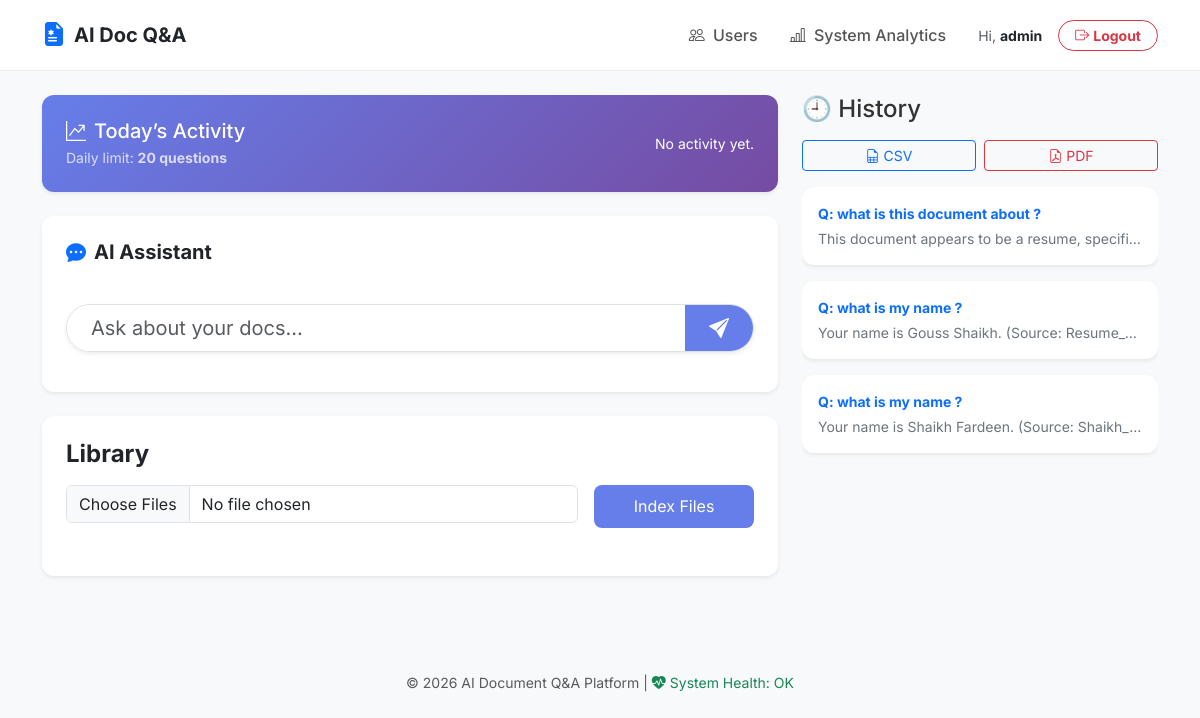
Page / (signed in) on the earlier database version.
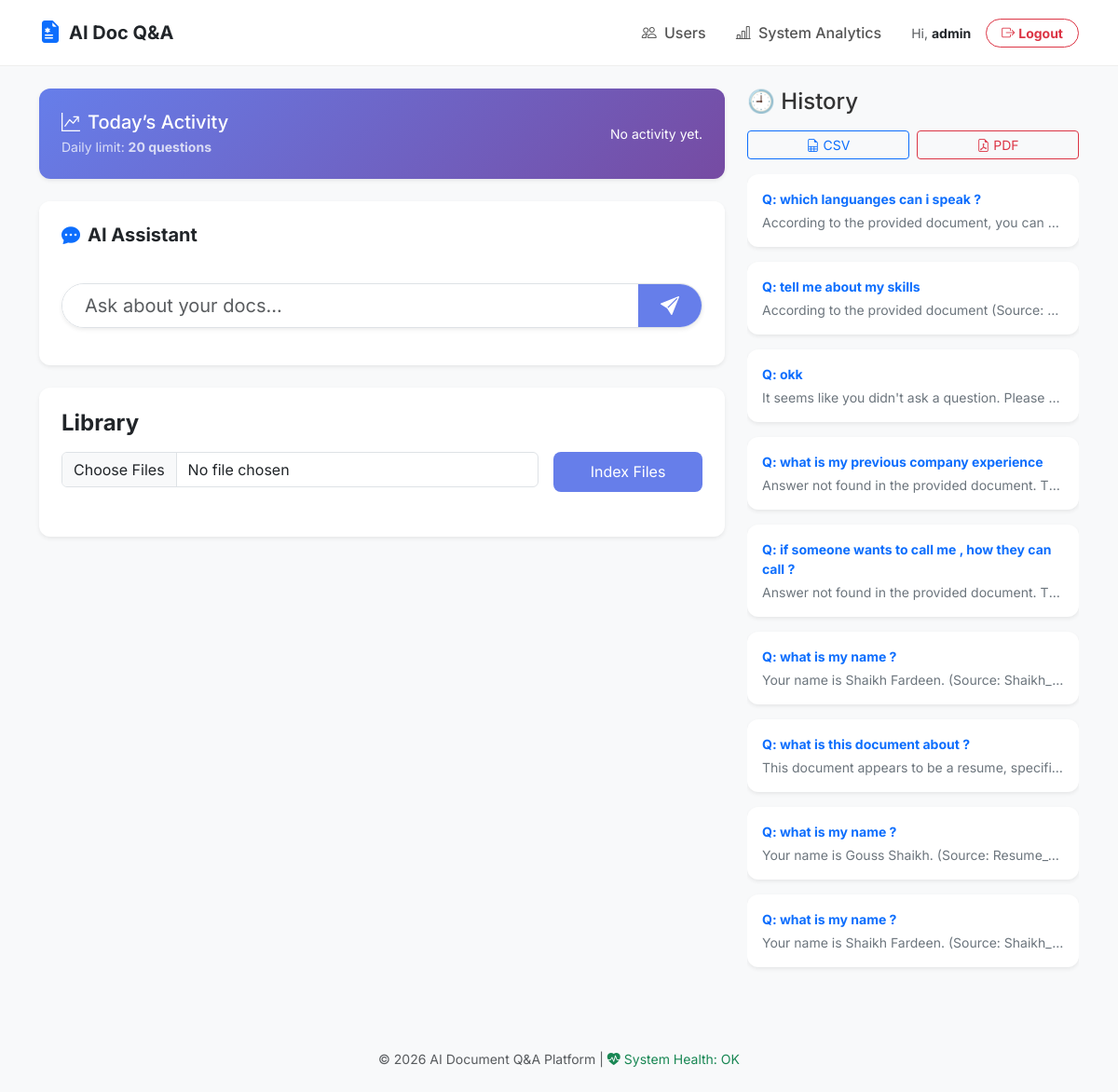
Same page on the later database version.
### backend/models.py (models this page shows)
class User(db.Model, UserMixin):
    id = db.Column(db.Integer, primary_key=True)
    username = db.Column(db.String(80), unique=True, nullable=False)
    email = db.Column(db.String(120), unique=True, nullable=False)
    password = db.Column(db.String(200), nullable=False)
    role = db.Column(db.String(20), default="user")
    created_at = db.Column(db.DateTime, default=datetime.utcnow)
    chats = db.relationship('ChatHistory', backref='author', lazy=True)
    analytics = db.relationship('UsageAnalytics', backref='user', lazy=True)

class ChatHistory(db.Model):
    id = db.Column(db.Integer, primary_key=True)
    question = db.Column(db.Text, nullable=False)
    answer = db.Column(db.Text, nullable=False)
    sources = db.Column(db.Text)
    created_at = db.Column(db.DateTime, default=datetime.utcnow)
    user_id = db.Column(db.Integer, db.ForeignKey('user.id'), nullable=False)

### backend/app.py (the view, shortened to what this page needs)
    @app.route("/", methods=["GET", "POST"])
    @login_required
    def home():
        answer_data = None
        user_folder = f"user_{current_user.id}"
        user_upload_dir = os.path.join(app.config["UPLOAD_DIR"], user_folder)
        user_index_dir = os.path.join(app.config["INDEX_DIR"], user_folder)
        os.makedirs(user_upload_dir, exist_ok=True)
        os.makedirs(user_index_dir, exist_ok=True)
        vector_store = VectorStore(user_index_dir)
        vector_store.load()
        history = ChatHistory.query.filter_by(user_id=current_user.id).order_by(ChatHistory.created_at.desc()).all()
        pdfs = os.listdir(user_upload_dir) if os.path.exists(user_upload_dir) else []
        stats = UsageAnalytics.query.filter_by(user_id=current_user.id, day=date.today()).all()
        return render_template("index.html", answer_data=answer_data, history=history, pdfs=pdfs, stats=stats, max_limit=app.config["MAX_QUESTIONS_PER_DAY"])

### backend/services/vector_store.py (called while the page is built)
    def load(self):
        if os.path.exists(self.index_file) and os.path.exists(self.metadata_file):
            self.index = faiss.read_index(self.index_file)
            with open(self.metadata_file, "rb") as f:
                self.metadata = pickle.load(f)
        else:
            self.index = None
            self.metadata = []

### frontend/templates/index.html (shortened to what this page needs)
{% extends "base.html" %}
{% block content %}
<div class="row">
    <div class="col-lg-8">
        <div class="card shadow-sm border-0 mb-4 activity-banner text-white">
            <div class="card-body p-4 d-flex justify-content-between align-items-center">
                <div>
                    <h5 class="mb-1"><i class="bi bi-graph-up-arrow me-2"></i>Today’s Activity</h5>
                    <p class="mb-0 small opacity-75">Daily limit: <strong>{{ max_limit }} questions</strong></p>
                </div>
                <div class="d-flex gap-3">
                    {% for stat in stats %}
                    <div class="text-center bg-white bg-opacity-25 rounded px-3 py-2">
                        <div class="fw-bold fs-4">{{ stat.count }}</div>
                        <div class="small text-uppercase" style="font-size: 0.65rem;">
                            {{ stat.action.replace('_', ' ') }}
                        </div>
                    </div>
                    {% else %}
                    <div class="small italic">No activity yet.</div>
                    {% endfor %}
                </div>
            </div>
        </div>
        <div class="card shadow-sm border-0 mb-4 overflow-hidden">
            <div class="card-header bg-white border-0 pt-4 px-4">
                <h5 class="fw-bold">
                    <i class="bi bi-chat-dots-fill text-primary me-2"></i>AI Assistant
                </h5>
            </div>
            <div class="card-body p-4">
                <form method="POST">
                    <div class="input-group input-group-lg shadow-sm rounded-pill overflow-hidden border mb-3">
                        <input type="text" name="query" class="form-control border-0 ps-4"
                               placeholder="Ask about your docs..." required>
                        <button type="submit" class="btn btn-primary px-4 border-0">
                            <i class="bi bi-send-fill"></i>
                        </button>
                    </div>
                </form>
            </div>
        </div>
        <div class="card shadow-sm border-0 mb-4">
            <div class="card-body p-4">
                <h4 class="card-title mb-3 fw-bold">Library</h4>
                <form method="POST" enctype="multipart/form-data" class="row g-3 mb-4">
                    <div class="col-sm-9">
                        <input type="file" name="pdf_files" multiple class="form-control" required>
                    </div>
                    <div class="col-sm-3">
                        <button class="btn btn-primary w-100">Index Files</button>
                    </div>
                </form>
            </div>
        </div>
    </div>
    <div class="col-lg-4">
        <h4 class="mb-3">🕘 History</h4>
        <div class="d-flex gap-2 mb-3">
            <a href="/export/csv" class="btn btn-outline-primary btn-sm w-50">
                <i class="bi bi-file-earmark-spreadsheet"></i> CSV
            </a>
            <a href="/export/pdf" class="btn btn-outline-danger btn-sm w-50">
                <i class="bi bi-file-earmark-pdf"></i> PDF
            </a>
        </div>
        <div class="history-scroll overflow-auto" style="max-height: 80vh;">
            {% for item in history %}
            <div class="card border-0 shadow-sm mb-3">
                <div class="card-body p-3">
                    <p class="mb-1 text-primary fw-bold small">Q: {{ item.question }}</p>
                    <p class="mb-0 text-secondary small text-truncate">{{ item.answer }}</p>
                </div>
            </div>
            {% endfor %}
        </div>
    </div>
</div>
{% endblock %}

### frontend/templates/base.html (shortened to what this page needs)
<!DOCTYPE html>
<html lang="en">
<head>
    <link href="https://cdn.jsdelivr.net/npm/bootstrap@5.3.0/dist/css/bootstrap.min.css" rel="stylesheet">
    <link rel="stylesheet" href="https://cdn.jsdelivr.net/npm/bootstrap-icons@1.11.0/font/bootstrap-icons.css">
</head>
<body>
    <nav class="navbar navbar-expand-lg sticky-top mb-4">
        <div class="container">
            <a class="navbar-brand fw-bold d-flex align-items-center" href="/">
                <i class="bi bi-file-earmark-medical-fill text-primary me-2 fs-4"></i>
                <span class="text-dark">AI Doc Q&A</span>
            </a>
            <div class="collapse navbar-collapse" id="navbarNav">
                <ul class="navbar-nav ms-auto align-items-center">
                    {% if current_user.is_authenticated %}
                        {% if current_user.role == 'admin' %}
                            <li class="nav-item">
                                <a class="nav-link px-3" href="/users">
                                    <i class="bi bi-people me-1"></i> Users
                                </a>
                            </li>
                            <li class="nav-item">
                                <a class="nav-link px-3" href="/admin/analytics">
                                    <i class="bi bi-bar-chart-line me-1"></i> System Analytics
                                </a>
                            </li>
                        {% endif %}
                        <li class="nav-item ms-lg-3">
                            <span class="navbar-text text-muted small me-3">
                                Hi, <strong class="text-dark">{{ current_user.username }}</strong>
                            </span>
                        </li>
                        <li class="nav-item">
                            <a href="/logout" class="btn btn-sm btn-outline-danger rounded-pill px-3 fw-bold">
                                <i class="bi bi-box-arrow-right me-1"></i>Logout
                            </a>
                        </li>
                    {% endif %}
                </ul>
            </div>
        </div>
    </nav>
    <div class="container">
        {% block content %}{% endblock %}
    </div>
    <footer class="text-center py-4 mt-5 text-muted small">
        <p>&copy; 2026 AI Document Q&A Platform | <a href="/health" class="text-decoration-none text-success"><i class="bi bi-heart-pulse-fill"></i> System Health: OK</a></p>
</body>
</html>

### frontend/templates/base.html (style rules this page uses)
:root { --primary-gradient: linear-gradient(135deg, #667eea 0%, #764ba2 100%); --glass-bg: rgba(255, 255, 255, 0.95); }
body { background-color: #f8f9fa; font-family: 'Inter', sans-serif; color: #333; }
.navbar { background: white !important; border-bottom: 1px solid #eee; padding: 0.75rem 0; }
.card { border: none; border-radius: 12px; transition: transform 0.2s ease, box-shadow 0.2s ease; }
.activity-banner { background: var(--primary-gradient); color: white; border-radius: 12px; }
.nav-link { font-weight: 500; color: #555 !important; transition: color 0.2s; }
.btn-primary { background: #667eea; border: none; border-radius: 8px; padding: 0.6rem 1.2rem; }

Differences in the rows shown:
added ChatHistory: question "which languanges can i speak ?", answer "According to the provided document, you can…"
added ChatHistory: question "tell me about my skills", answer "According to the provided document (Source:…"
added ChatHistory: question "okk", answer "It seems like you didn't ask a question. Please…"
added ChatHistory: question "what is my previous company experience", answer "Answer not found in the provided document. T…"
added ChatHistory: question "if someone wants to call me , how they can call ?", answer "Answer not found in the provided document. T…"
added ChatHistory: question "what is my name ?", answer "Your name is Shaikh Fardeen. (Source: Shaikh_…"
